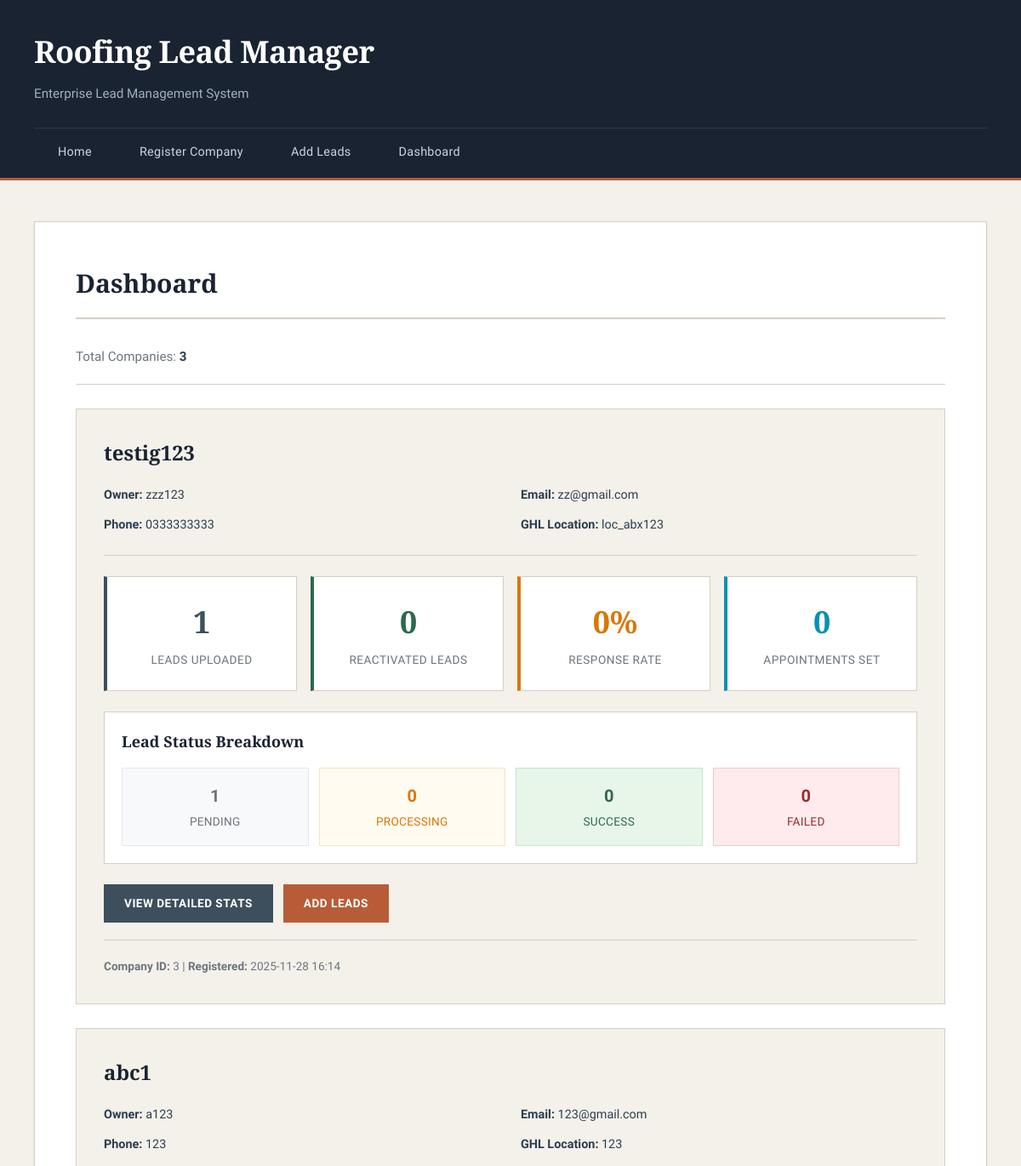
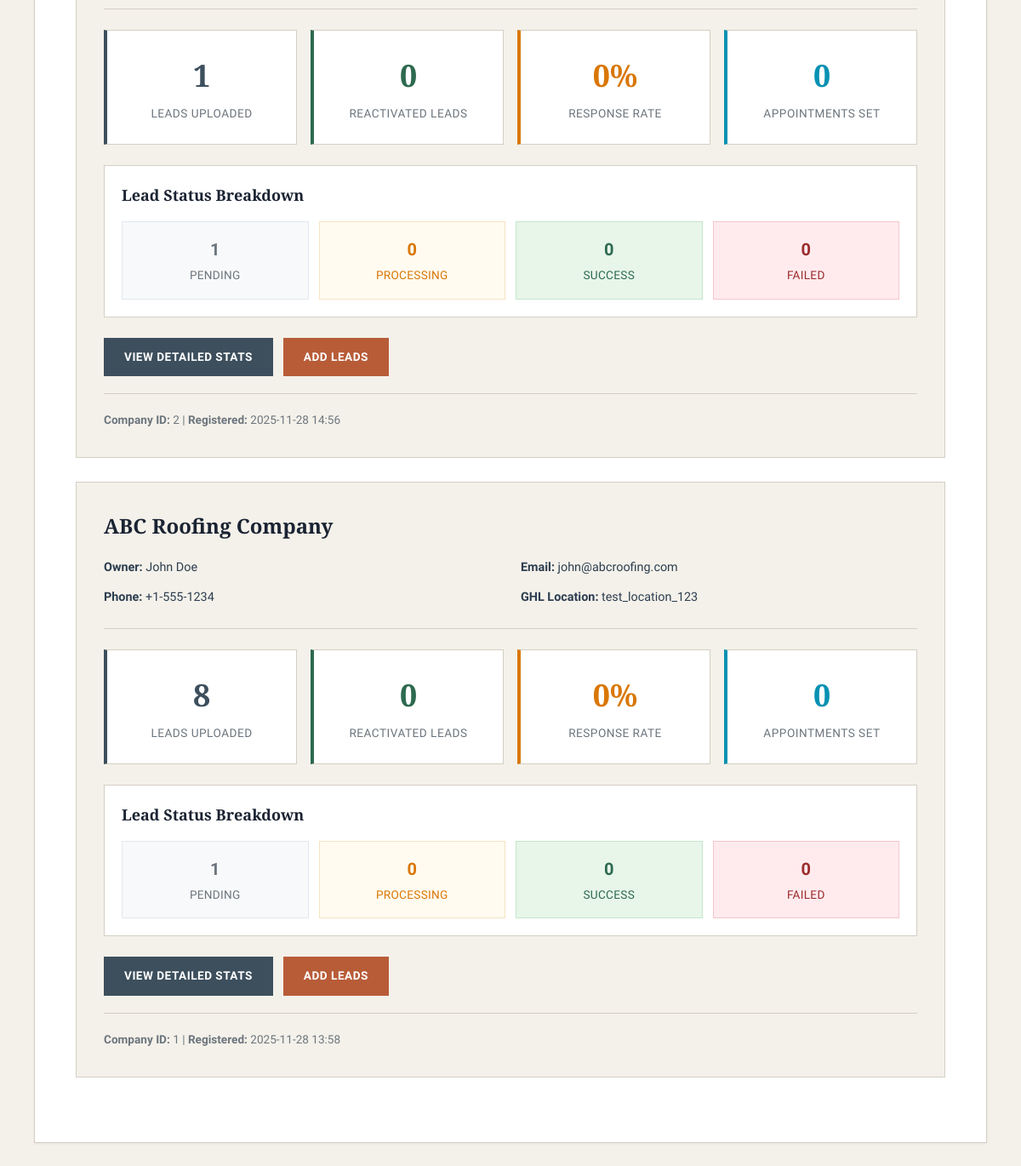
/companies, run on the app's committed database (2 pictures, top to bottom).
### app/models/company.py (models this page shows, shortened)
class CompanyProfile(db.Model):
    __tablename__ = 'company_profiles'
    id = db.Column(db.Integer, primary_key=True)
    company_name = db.Column(db.String(200), nullable=False)
    owner_name = db.Column(db.String(100), nullable=False)
    owner_phone = db.Column(db.String(20), nullable=False)
    owner_email = db.Column(db.String(100), nullable=False, unique=True)
    ghl_location_id = db.Column(db.String(100), nullable=False)
    created_at = db.Column(db.DateTime, nullable=False, default=datetime.utcnow)
    updated_at = db.Column(db.DateTime, nullable=False, default=datetime.utcnow, onupdate=datetime.utcnow)
    leads = db.relationship('Lead', backref='company', lazy=True, cascade='all, delete-orphan')
    logs = db.relationship('LeadProcessingLog', backref='company', lazy=True, cascade='all, delete-orphan')

### app/api/web.py (the view)
@web_bp.route('/dashboard')
@web_bp.route('/companies')
def list_companies():
    companies = db.session.query(CompanyProfile).order_by(CompanyProfile.created_at.desc()).all()
    for company in companies:
        company.lead_count = db.session.query(Lead).filter_by(company_id=company.id).count()
        status_counts = db.session.query(
            LeadProcessingLog.status,
            func.count(LeadProcessingLog.id)
        ).filter_by(company_id=company.id).group_by(LeadProcessingLog.status).all()
        company.pending_count = 0
        company.processing_count = 0
        company.success_count = 0
        company.failed_count = 0
        for status, count in status_counts:
            if status == 'pending':
                company.pending_count = count
            elif status == 'processing':
                company.processing_count = count
            elif status == 'success':
                company.success_count = count
            elif status == 'failed':
                company.failed_count = count
        total_processed = company.success_count + company.failed_count
        if total_processed > 0:
            company.response_rate = round((company.success_count / total_processed) * 100, 1)
        else:
            company.response_rate = 0
        company.appointments_set = round(company.success_count * 0.3)  # Assume 30% conversion
    return render_template('dashboard.html', companies=companies)

### app/templates/dashboard.html (shortened to what this page needs)
{% extends "base.html" %}
{% block content %}
<div class="card">
    <h2>Dashboard</h2>
    {% if not companies %}
    <div class="alert alert-error">
        <strong>No companies registered yet</strong>
        <a href="/register-company">Click here to register your first company</a>
    </div>
    {% else %}
    <div style="margin-bottom: 28px; padding-bottom: 20px; border-bottom: 1px solid var(--border-light);">
        <p style="color: var(--text-muted); font-size: 0.95rem;">Total Companies: <strong style="color: var(--text-dark);">{{ companies|length }}</strong></p>
    </div>
    {% for company in companies %}
    <div style="border: 1px solid var(--border-light); padding: 32px; margin-bottom: 28px; background: var(--bg-cream);">
        <div style="display: flex; justify-content: space-between; align-items: start; margin-bottom: 24px;">
            <div style="flex: 1;">
                <h3 style="font-family: 'Crimson Pro', serif; color: var(--primary-navy); margin-bottom: 18px; font-size: 1.5rem; font-weight: 700;">{{ company.company_name }}</h3>
                <div style="display: grid; grid-template-columns: 1fr 1fr; gap: 12px 24px;">
                    <p style="color: var(--text-dark); margin-bottom: 0; font-size: 0.9rem;"><strong>Owner:</strong> {{ company.owner_name }}</p>
                    <p style="color: var(--text-dark); margin-bottom: 0; font-size: 0.9rem;"><strong>Email:</strong> {{ company.owner_email }}</p>
                    <p style="color: var(--text-dark); margin-bottom: 0; font-size: 0.9rem;"><strong>Phone:</strong> {{ company.owner_phone }}</p>
                    <p style="color: var(--text-dark); margin-bottom: 0; font-size: 0.9rem;"><strong>GHL Location:</strong> {{ company.ghl_location_id }}</p>
                </div>
            </div>
        </div>
        <div style="display: grid; grid-template-columns: repeat(4, 1fr); gap: 16px; margin-top: 24px; padding-top: 24px; border-top: 1px solid var(--border-light);">
            <div style="background: white; padding: 24px; border: 1px solid var(--border-light); text-align: center; border-left: 4px solid var(--secondary-slate);">
                <div style="font-family: 'Crimson Pro', serif; font-size: 2.25rem; font-weight: 700; color: var(--secondary-slate);">{{ company.lead_count }}</div>
                <div style="color: var(--text-muted); margin-top: 6px; font-size: 0.85rem; text-transform: uppercase; letter-spacing: 0.5px;">Leads Uploaded</div>
            </div>
            <div style="background: white; padding: 24px; border: 1px solid var(--border-light); text-align: center; border-left: 4px solid var(--success-green);">
                <div style="font-family: 'Crimson Pro', serif; font-size: 2.25rem; font-weight: 700; color: var(--success-green);">{{ company.success_count }}</div>
                <div style="color: var(--text-muted); margin-top: 6px; font-size: 0.85rem; text-transform: uppercase; letter-spacing: 0.5px;">Reactivated Leads</div>
            </div>
            <div style="background: white; padding: 24px; border: 1px solid var(--border-light); text-align: center; border-left: 4px solid #d97706;">
                <div style="font-family: 'Crimson Pro', serif; font-size: 2.25rem; font-weight: 700; color: #d97706;">{{ company.response_rate }}%</div>
                <div style="color: var(--text-muted); margin-top: 6px; font-size: 0.85rem; text-transform: uppercase; letter-spacing: 0.5px;">Response Rate</div>
            </div>
            <div style="background: white; padding: 24px; border: 1px solid var(--border-light); text-align: center; border-left: 4px solid #0891b2;">
                <div style="font-family: 'Crimson Pro', serif; font-size: 2.25rem; font-weight: 700; color: #0891b2;">{{ company.appointments_set }}</div>
                <div style="color: var(--text-muted); margin-top: 6px; font-size: 0.85rem; text-transform: uppercase; letter-spacing: 0.5px;">Appointments Set</div>
            </div>
        </div>
        <div style="margin-top: 24px; padding: 20px; background: white; border: 1px solid var(--border-light);">
            <h4 style="font-family: 'Crimson Pro', serif; color: var(--primary-navy); margin-bottom: 16px; font-size: 1.125rem; font-weight: 600;">Lead Status Breakdown</h4>
            <div style="display: grid; grid-template-columns: repeat(4, 1fr); gap: 12px;">
                <div style="padding: 16px; background: #f8f9fa; border: 1px solid #e2e8f0; text-align: center;">
                    <div style="font-weight: 600; color: #6c757d; font-size: 1.25rem;">{{ company.pending_count }}</div>
                    <div style="font-size: 0.85rem; color: var(--text-muted); text-transform: uppercase; letter-spacing: 0.3px; margin-top: 4px;">Pending</div>
                </div>
                <div style="padding: 16px; background: #fffbf0; border: 1px solid #f4e4c1; text-align: center;">
                    <div style="font-weight: 600; color: #d97706; font-size: 1.25rem;">{{ company.processing_count }}</div>
                    <div style="font-size: 0.85rem; color: #d97706; text-transform: uppercase; letter-spacing: 0.3px; margin-top: 4px;">Processing</div>
                </div>
                <div style="padding: 16px; background: #e8f5e9; border: 1px solid #c3e6cb; text-align: center;">
                    <div style="font-weight: 600; color: var(--success-green); font-size: 1.25rem;">{{ company.success_count }}</div>
                    <div style="font-size: 0.85rem; color: var(--success-green); text-transform: uppercase; letter-spacing: 0.3px; margin-top: 4px;">Success</div>
                </div>
                <div style="padding: 16px; background: #ffebee; border: 1px solid #f5c6cb; text-align: center;">
                    <div style="font-weight: 600; color: var(--error-red); font-size: 1.25rem;">{{ company.failed_count }}</div>
                    <div style="font-size: 0.85rem; color: var(--error-red); text-transform: uppercase; letter-spacing: 0.3px; margin-top: 4px;">Failed</div>
                </div>
            </div>
        </div>
        <div style="margin-top: 24px; display: flex; gap: 12px;">
            <a href="/dashboard/{{ company.id }}"
               style="display: inline-block; padding: 12px 24px; background: var(--secondary-slate); color: white; text-decoration: none; font-size: 0.85rem; font-weight: 600; letter-spacing: 0.5px; text-transform: uppercase; transition: all 0.2s;">
                View Detailed Stats
            </a>
            <a href="/add-lead"
               style="display: inline-block; padding: 12px 24px; background: var(--accent-rust); color: white; text-decoration: none; font-size: 0.85rem; font-weight: 600; letter-spacing: 0.5px; text-transform: uppercase; transition: all 0.2s;">
                Add Leads
            </a>
        </div>
        <p style="color: var(--text-muted); font-size: 0.85rem; margin-top: 20px; padding-top: 20px; border-top: 1px solid var(--border-light);">
            <strong>Company ID:</strong> {{ company.id }} |
            <strong>Registered:</strong> {{ company.created_at.strftime('%Y-%m-%d %H:%M') if company.created_at else 'N/A' }}
        </p>
    </div>
    {% endfor %}
    {% endif %}
</div>
{% endblock %}

### app/templates/base.html (shortened to what this page needs)
<!DOCTYPE html>
<html lang="en">
<head>
</head>
<body>
    <div class="header">
        <div class="header-inner">
            <h1>Roofing Lead Manager</h1>
            <p>Enterprise Lead Management System</p>
            <nav class="nav">
                <a href="/" {% if request.path == '/' %}class="active"{% endif %}>Home</a>
                <a href="/register-company" {% if request.path == '/register-company' %}class="active"{% endif %}>Register Company</a>
                <a href="/add-lead" {% if request.path == '/add-lead' %}class="active"{% endif %}>Add Leads</a>
                <a href="/dashboard" {% if request.path == '/dashboard' or request.path.startswith('/dashboard/') %}class="active"{% endif %}>Dashboard</a>
            </nav>
        </div>
    </div>
    <div class="container">
        <div class="content-wrapper">
            {% block content %}{% endblock %}
        </div>
    </div>
</body>
</html>

### app/templates/base.html (style rules this page uses)
:root { --primary-navy: #1a2332; --secondary-slate: #3d4f5d; --accent-rust: #b85c38; --bg-cream: #f4f1ea; --bg-white: #ffffff; --text-dark: #2c3e50; --text-muted: #6c757d; --border-light: #d4cfc4; --success-green: #2d6a4f; --error-red: #9b2c2c; }
* { margin: 0; padding: 0; box-sizing: border-box; }
body { font-family: 'Work Sans', sans-serif; background-color: var(--bg-cream); color: var(--text-dark); line-height: 1.6; min-height: 100vh; }
.container { max-width: 1200px; margin: 0 auto; padding: 0; }
.header { background-color: var(--primary-navy); border-bottom: 3px solid var(--accent-rust); padding: 0; }
.header-inner { max-width: 1200px; margin: 0 auto; padding: 32px 40px 0; }
.header h1 { font-family: 'Crimson Pro', serif; color: var(--bg-white); font-size: 2.25rem; font-weight: 700; letter-spacing: -0.5px; margin-bottom: 8px; }
.header p { color: #a0aec0; font-size: 0.95rem; font-weight: 400; margin-bottom: 28px; }
.nav { display: flex; gap: 0; border-top: 1px solid rgba(255, 255, 255, 0.1); }
.nav a { padding: 16px 28px; color: #cbd5e0; text-decoration: none; font-size: 0.9rem; font-weight: 500; letter-spacing: 0.3px; transition: all 0.2s ease; border-bottom: 3px solid transparent; position: relative; }
.content-wrapper { padding: 48px 40px; }
.card { background: var(--bg-white); border: 1px solid var(--border-light); padding: 48px; margin-bottom: 24px; box-shadow: 0 1px 3px rgba(0, 0, 0, 0.06); }
.card h2 { font-family: 'Crimson Pro', serif; color: var(--primary-navy); font-size: 1.875rem; font-weight: 700; margin-bottom: 32px; padding-bottom: 16px; border-bottom: 2px solid var(--border-light); }

### data on the page
CompanyProfile: company_name "testig123", owner_name "zzz123", owner_email "zz@gmail.com", owner_phone "0333333333", ghl_location_id "loc_abx123", lead_count "1", success_count "0", response_rate "0", appointments_set "0", pending_count "1", processing_count "0", failed_count "0", id "3", created_at "2025-11-28 16:14"
CompanyProfile: company_name "abc1", owner_name "a123", owner_email "123@gmail.com", owner_phone "123", ghl_location_id "123", lead_count "1", success_count "0", response_rate "0", appointments_set "0", pending_count "1", processing_count "0", failed_count "0", id "2", created_at "2025-11-28 14:56"
CompanyProfile: company_name "ABC Roofing Company", owner_name "John Doe", owner_email "john@abcroofing.com", owner_phone "+1-555-1234", ghl_location_id "test_location_123", lead_count "8", success_count "0", response_rate "0", appointments_set "0", pending_count "1", processing_count "0", failed_count "0", id "1", created_at "2025-11-28 13:58"

### other printed values
{{ companies|length }} "3"
